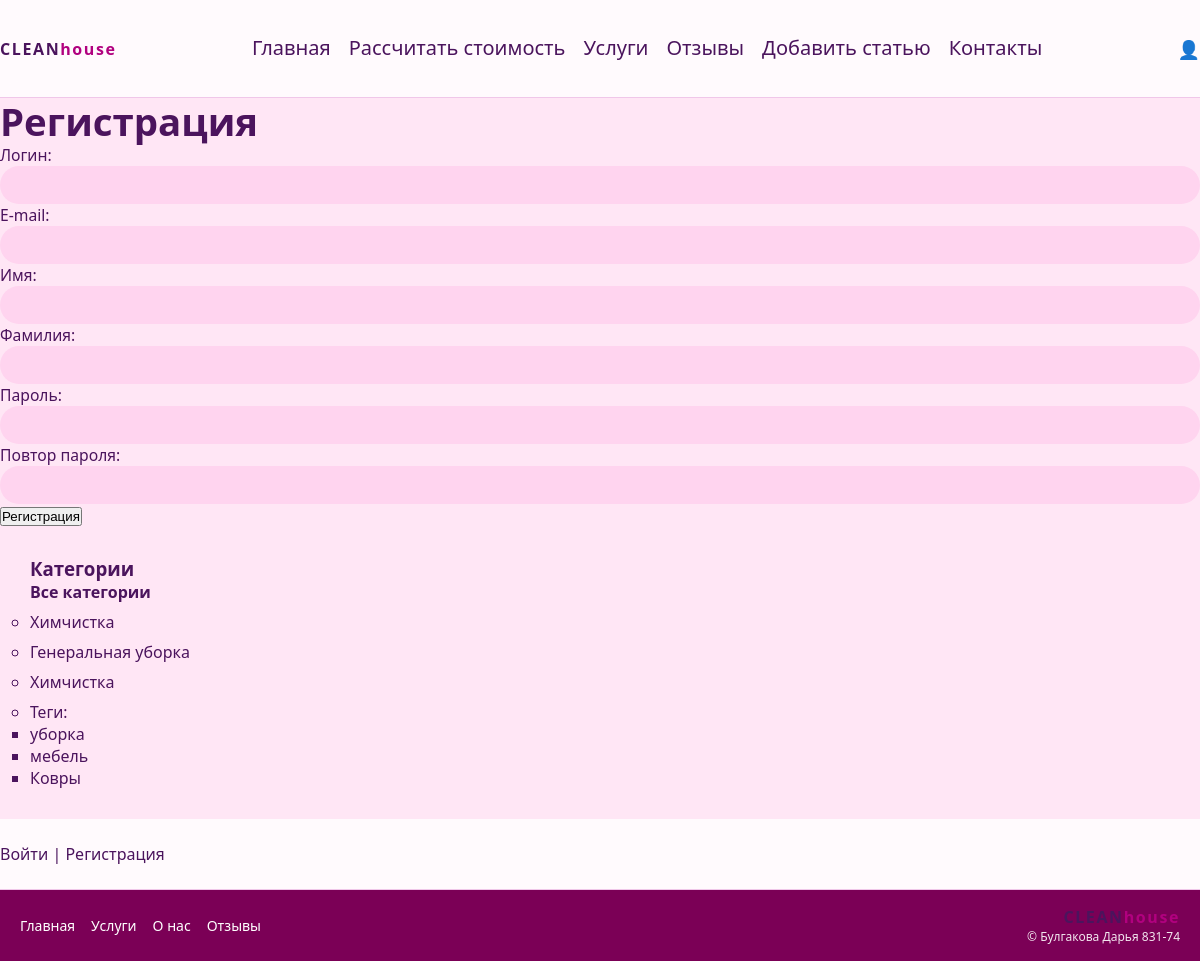
The page /users/register/ on the database its author committed.
### women/models.py (models this page shows, shortened)
class Category(models.Model):
    name = models.CharField(
        max_length=100,
        verbose_name='Категория'
    )
    slug = models.SlugField(
        unique=True
    )
    class Meta:
        verbose_name = 'Категория'
        verbose_name_plural = 'Категории'

class TagPost(models.Model):
    tag = models.CharField(max_length=100, db_index=True)
    slug = models.SlugField(max_length=255, unique=True, db_index=True)
    def get_absolute_url(self):
        return reverse('tag', kwargs={'tag_slug': self.slug})

### users/views.py (the view)
# urls.py: path('register/', views.RegisterUser.as_view(), name='register'),
class RegisterUser(CreateView):
    form_class = RegisterUserForm
    template_name = 'users/register.html'
    extra_context = {'title': 'Регистрация'}
    success_url = reverse_lazy('users:login')

### users/forms.py (shortened to what this page needs)
class RegisterUserForm(UserCreationForm):
    username = forms.CharField(
        label='Логин',
        widget=forms.TextInput(attrs={'class': 'form-input'})
    )
    password1 = forms.CharField(
        label='Пароль',
        widget=forms.PasswordInput(attrs={'class': 'form-input'})
    )
    password2 = forms.CharField(
        label='Повтор пароля',
        widget=forms.PasswordInput(attrs={'class': 'form-input'})
    )
    class Meta:
        model = get_user_model()
        fields = ['username', 'email', 'first_name', 'last_name', 'password1', 'password2']
        labels = {
            'email': 'E-mail',
            'first_name': 'Имя',
            'last_name': 'Фамилия',
        }
        widgets = {
            'email': forms.TextInput(attrs={'class': 'form-input'}),
            'first_name': forms.TextInput(attrs={'class': 'form-input'}),
            'last_name': forms.TextInput(attrs={'class': 'form-input'}),
        }

### users/context_processors.py (called while the page is built)
def get_women_context(request):
    return {'mainmenu': menu}

### women/templatetags/women_tags.py (called while the page is built)
@register.inclusion_tag('women/list_categories.html')
def show_categories(cat_selected=0):
    cats = Category.objects.all()
    return {'cats': cats, 'cat_selected': cat_selected}

@register.inclusion_tag('women/list_tags.html')
def show_all_tags():
    return {"tags": TagPost.objects.all()}

### users/templates/users/register.html (shortened to what this page needs)
{% extends 'base.html' %}
{% block content %}
<h1>Регистрация</h1>
<form method="post">
    {% for f in form %}
        <p>
            <label class="form-label" for="{{ f.id_for_label }}">
                {{ f.label }}:
            </label>
            {{ f }}
        </p>
    {% endfor %}
    <p>
        <button type="submit">Регистрация</button>
    </p>
</form>
{% endblock %}

### women/templates/women/list_categories.html
{% for cat in cats %}
    <li style="margin: 8px 0;">
        {% if cat.id == cat_selected %}
            <span style="color: #800040; font-weight: bold;">
                {{ cat.name }}
            </span>
        {% else %}
            <a href="{{ cat.get_absolute_url }}" style="text-decoration: none; color: inherit;">
                {{ cat.name }}
            </a>
        {% endif %}
    </li>
{% endfor %}

### women/templates/women/list_tags.html
{% if tags %}
    <p>Теги:</p>
    <ul>
        {% for t in tags %}
            <li><a href="{{ t.get_absolute_url }}">{{ t.tag }}</a></li>
        {% endfor %}
    </ul>
{% endif %}

### women/static/women/css/style.css (style rules this page uses)
* { box-sizing: border-box; margin: 0; padding: 0; }
body { font-family: system-ui, -apple-system, BlinkMacSystemFont, "Segoe UI", sans-serif; background: #ffe6f5; color: #4b145d; }
a { text-decoration: none; color: inherit; }
h1, .hero-title { font-size: 2.4rem; line-height: 1.2; }
p { font-size: 0.98rem; }
input, textarea { width: 100%; border-radius: 999px; border: none; padding: 11px 16px; font-size: 14px; background: #ffd4ef; outline: none; }

### rows shown on the page
Category: name "Химчистка"
Category: name "Генеральная уборка"
Category: name "Химчистка"
TagPost: tag "уборка"
TagPost: tag "мебель"
TagPost: tag "Ковры"

### other values the page prints
{{ f.label }} "Логин" "E-mail" "Имя" "Фамилия" "Пароль" "Повтор пароля"
